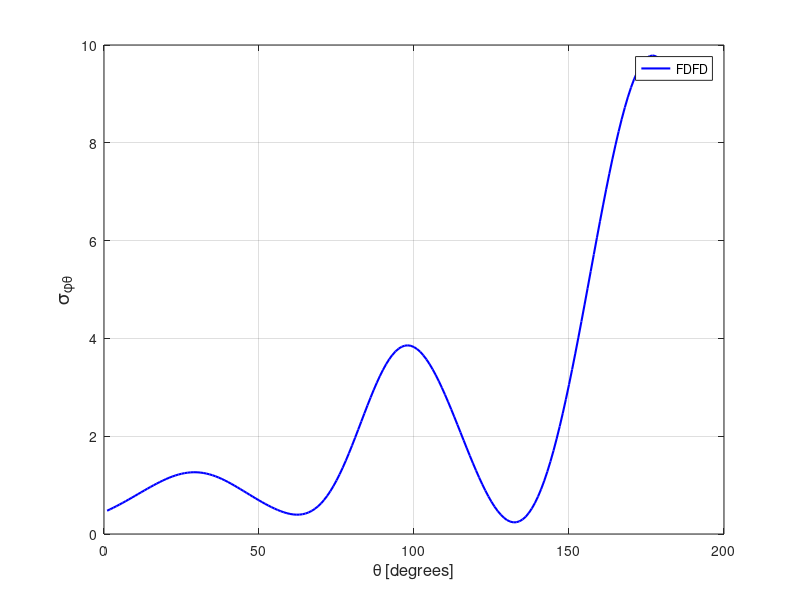

This chart was generated by the following MATLAB code:
spt = [ 
    1  0.47627139E+00
    2  0.50593823E+00
    3  0.53691328E+00
    4  0.56908500E+00
    5  0.60233790E+00
    6  0.63654739E+00
    7  0.67157960E+00
    8  0.70729387E+00
    9  0.74353707E+00
   10  0.78014666E+00
   11  0.81694996E+00
   12  0.85376346E+00
   13  0.89038968E+00
   14  0.92662352E+00
   15  0.96224594E+00
   16  0.99702591E+00
   17  0.10307323E+01
   18  0.10631166E+01
   19  0.10939299E+01
   20  0.11229215E+01
   21  0.11498387E+01
   22  0.11744252E+01
   23  0.11964499E+01
   24  0.12156763E+01
   25  0.12318897E+01
   26  0.12448997E+01
   27  0.12545407E+01
   28  0.12606715E+01
   29  0.12631862E+01
   30  0.12620203E+01
   31  0.12571453E+01
   32  0.12485844E+01
   33  0.12363900E+01
   34  0.12206700E+01
   35  0.12015673E+01
   36  0.11792755E+01
   37  0.11540127E+01
   38  0.11260331E+01
   39  0.10956210E+01
   40  0.10630718E+01
   41  0.10287071E+01
   42  0.99284256E+00
   43  0.95579416E+00
   44  0.91787797E+00
   45  0.87939477E+00
   46  0.84063214E+00
   47  0.80186212E+00
   48  0.76333737E+00
   49  0.72529382E+00
   50  0.68796307E+00
   51  0.65156865E+00
   52  0.61633623E+00
   53  0.58249855E+00
   54  0.55031133E+00
   55  0.52005494E+00
   56  0.49205044E+00
   57  0.46666080E+00
   58  0.44430032E+00
   59  0.42543793E+00
   60  0.41059798E+00
   61  0.40035948E+00
   62  0.39535037E+00
   63  0.39624014E+00
   64  0.40372637E+00
   65  0.41852036E+00
   66  0.44133300E+00
   67  0.47284871E+00
   68  0.51370734E+00
   69  0.56447810E+00
   70  0.62564021E+00
   71  0.69755167E+00
   72  0.78044075E+00
   73  0.87436861E+00
   74  0.97922605E+00
   75  0.10947134E+01
   76  0.12203355E+01
   77  0.13553905E+01
   78  0.14989909E+01
   79  0.16500351E+01
   80  0.18072449E+01
   81  0.19691951E+01
   82  0.21342950E+01
   83  0.23008685E+01
   84  0.24671433E+01
   85  0.26312866E+01
   86  0.27914603E+01
   87  0.29458587E+01
   88  0.30927277E+01
   89  0.32303886E+01
   90  0.33573077E+01
   91  0.34720931E+01
   92  0.35735188E+01
   93  0.36605434E+01
   94  0.37323339E+01
   95  0.37882724E+01
   96  0.38279309E+01
   97  0.38511000E+01
   98  0.38577721E+01
   99  0.38481176E+01
  100  0.38224792E+01
  101  0.37813511E+01
  102  0.37253799E+01
  103  0.36553066E+01
  104  0.35719903E+01
  105  0.34763610E+01
  106  0.33694074E+01
  107  0.32521827E+01
  108  0.31257551E+01
  109  0.29912364E+01
  110  0.28497407E+01
  111  0.27024047E+01
  112  0.25503457E+01
  113  0.23947093E+01
  114  0.22366214E+01
  115  0.20772212E+01
  116  0.19176329E+01
  117  0.17589856E+01
  118  0.16024047E+01
  119  0.14490094E+01
  120  0.12999272E+01
  121  0.11562752E+01
  122  0.10191547E+01
  123  0.88967776E+00
  124  0.76892364E+00
  125  0.65796453E+00
  126  0.55784672E+00
  127  0.46958613E+00
  128  0.39416051E+00
  129  0.33250540E+00
  130  0.28550532E+00
  131  0.25398552E+00
  132  0.23870569E+00
  133  0.24035165E+00
  134  0.25952953E+00
  135  0.29676014E+00
  136  0.35247031E+00
  137  0.42698804E+00
  138  0.52053940E+00
  139  0.63324279E+00
  140  0.76510310E+00
  141  0.91601545E+00
  142  0.10857477E+01
  143  0.12739604E+01
  144  0.14801794E+01
  145  0.17038172E+01
  146  0.19441711E+01
  147  0.22004001E+01
  148  0.24715590E+01
  149  0.27565668E+01
  150  0.30542443E+01
  151  0.33632977E+01
  152  0.36823187E+01
  153  0.40098147E+01
  154  0.43441763E+01
  155  0.46837387E+01
  156  0.50267396E+01
  157  0.53713546E+01
  158  0.57157173E+01
  159  0.60579014E+01
  160  0.63959646E+01
  161  0.67279406E+01
  162  0.70518694E+01
  163  0.73658175E+01
  164  0.76678538E+01
  165  0.79561009E+01
  166  0.82287664E+01
  167  0.84841099E+01
  168  0.87204714E+01
  169  0.89363279E+01
  170  0.91302776E+01
  171  0.93010035E+01
  172  0.94473972E+01
  173  0.95684595E+01
  174  0.96633615E+01
  175  0.97314720E+01
  176  0.97722950E+01
  177  0.97855597E+01
  178  0.97711582E+01
  179  0.97291613E+01
  180  0.96598339E+01
  181  0.95636234E+01
  182  0.94411659E+01
  183  0.92932396E+01
  184  0.91208239E+01
  185  0.89250355E+01
  186  0.87071075E+01
  187  0.84684811E+01
  188  0.82106543E+01
  189  0.79352541E+01
  190  0.76440244E+01
  191  0.73387461E+01
  192  0.70213084E+01
  193  0.66936197E+01
  194  0.63576469E+01
  195  0.60153451E+01
  196  0.56687169E+01
  197  0.53197246E+01
  198  0.49703116E+01
  199  0.46223993E+01
  200  0.42778354E+01
  201  0.39384360E+01
  202  0.36059194E+01
  203  0.32819433E+01
  204  0.29680660E+01
  205  0.26657460E+01
  206  0.23763430E+01
  207  0.21010895E+01
  208  0.18411167E+01
  209  0.15974220E+01
  210  0.13708830E+01
  211  0.11622317E+01
  212  0.97207820E+00
  213  0.80090088E+00
  214  0.64901322E+00
  215  0.51661569E+00
  216  0.40375981E+00
  217  0.31036237E+00
  218  0.23620263E+00
  219  0.18093142E+00
  220  0.14407627E+00
  221  0.12504375E+00
  222  0.12313358E+00
  223  0.13754265E+00
  224  0.16737808E+00
  225  0.21166888E+00
  226  0.26937321E+00
  227  0.33940029E+00
  228  0.42061248E+00
  229  0.51184285E+00
  230  0.61190784E+00
  231  0.71960866E+00
  232  0.83375674E+00
  233  0.95316607E+00
  234  0.10766863E+01
  235  0.12031647E+01
  236  0.13314934E+01
  237  0.14606044E+01
  238  0.15894363E+01
  239  0.17169938E+01
  240  0.18423114E+01
  241  0.19644454E+01
  242  0.20825150E+01
  243  0.21956666E+01
  244  0.23030784E+01
  245  0.24039874E+01
  246  0.24976537E+01
  247  0.25833833E+01
  248  0.26605322E+01
  249  0.27285063E+01
  250  0.27867367E+01
  251  0.28347416E+01
  252  0.28720715E+01
  253  0.28983569E+01
  254  0.29132872E+01
  255  0.29166312E+01
  256  0.29082541E+01
  257  0.28881063E+01
  258  0.28562376E+01
  259  0.28128033E+01
  260  0.27580731E+01
  261  0.26924512E+01
  262  0.26164377E+01
  263  0.25306675E+01
  264  0.24358978E+01
  265  0.23329895E+01
  266  0.22228971E+01
  267  0.21066875E+01
  268  0.19854805E+01
  269  0.18604701E+01
  270  0.17328596E+01
  271  0.16038849E+01
  272  0.14747663E+01
  273  0.13466821E+01
  274  0.12207586E+01
  275  0.10980599E+01
  276  0.97953558E+00
  277  0.86605531E+00
  278  0.75834692E+00
  279  0.65704572E+00
  280  0.56264549E+00
  281  0.47552979E+00
  282  0.39596829E+00
  283  0.32412428E+00
  284  0.26006714E+00
  285  0.20378524E+00
  286  0.15519720E+00
  287  0.11416439E+00
  288  0.80503076E-01
  289  0.53994447E-01
  290  0.34390785E-01
  291  0.21421531E-01
  292  0.14802047E-01
  293  0.14227050E-01
  294  0.19375347E-01
  295  0.29906373E-01
  296  0.45457192E-01
  297  0.65640010E-01
  298  0.90038791E-01
  299  0.11820676E+00
  300  0.14966720E+00
  301  0.18390785E+00
  302  0.22039102E+00
  303  0.25855431E+00
  304  0.29781428E+00
  305  0.33757892E+00
  306  0.37724781E+00
  307  0.41623697E+00
  308  0.45397764E+00
  309  0.48992524E+00
  310  0.52358437E+00
  311  0.55450386E+00
  312  0.58228958E+00
  313  0.60661411E+00
  314  0.62722003E+00
  315  0.64392024E+00
  316  0.65660548E+00
  317  0.66523486E+00
  318  0.66984004E+00
  319  0.67052102E+00
  320  0.66743338E+00
  321  0.66079032E+00
  322  0.65085131E+00
  323  0.63790810E+00
  324  0.62228972E+00
  325  0.60434210E+00
  326  0.58442938E+00
  327  0.56292027E+00
  328  0.54018152E+00
  329  0.51657927E+00
  330  0.49246168E+00
  331  0.46817020E+00
  332  0.44402194E+00
  333  0.42031589E+00
  334  0.39732802E+00
  335  0.37530747E+00
  336  0.35448253E+00
  337  0.33505526E+00
  338  0.31720257E+00
  339  0.30107930E+00
  340  0.28681687E+00
  341  0.27452478E+00
  342  0.26429218E+00
  343  0.25619054E+00
  344  0.25027436E+00
  345  0.24657810E+00
  346  0.24512702E+00
  347  0.24592920E+00
  348  0.24898316E+00
  349  0.25427273E+00
  350  0.26177648E+00
  351  0.27146181E+00
  352  0.28328928E+00
  353  0.29720804E+00
  354  0.31316721E+00
  355  0.33110616E+00
  356  0.35095936E+00
  357  0.37265560E+00
  358  0.39611760E+00
  359  0.42126748E+00
  360  0.44801614E+00
 ]; 
plot(spt(1:180,1),spt(1:180,2),'b-','linewidth',1.5 ); 
grid on 
legend('FDFD');
xlabel('\theta [degrees]','FontSize',12);
ylabel('\sigma_{\phi\theta}','FontSize',14);
